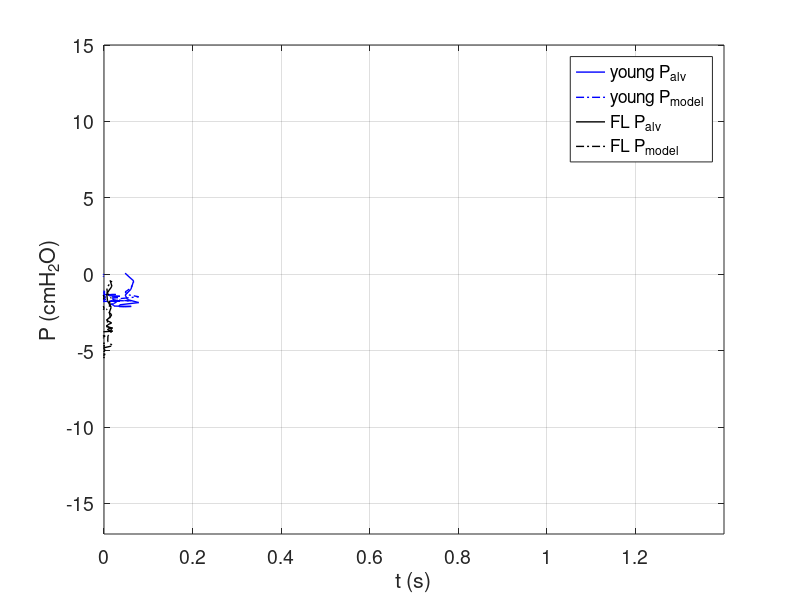

Recreate this plot in MATLAB.
close all; clear all; clc
atWork = 0;
print_on = 1;

colorBlue = '#0000FF';
colorRed = '#FF0000';
colorBlack = '#000000';
colorGreen = '#009A17';
colorOrange = '#FF6600';
pt = 1.0;
FS = 14;

%% Plot Setup:
if atWork == 1
    figPos1 = [-1900, 100, 500, 400]; % Work
    figPos2 = [-1250, 400, 600, 600];
    figPos3 = [-600, 400, 600, 600];
    figPos4 = [-1900, 100, 600, 600];
    figPos5 = [-1250, 100, 600, 600];
    figPos6 = [-600, 100, 600, 300];
else
    figPos1 = [-1900, 150, 500, 400]; % Home
    figPos2 = [-1250, 500, 600, 600];
    figPos3 = [-600, 500, 600, 600];
    figPos4 = [-1900, 150, 600, 600];
    figPos5 = [-1250, 150, 600, 600];
    figPos6 = [-600, 150, 600, 300];
end

%%
load young_results.mat
load old_results.mat
load FL_results.mat
load NFL_results.mat

young.linear_model = young.linear_model';
FL.linear_model = FL.linear_model';

tlim = [0 1.4];
qlim = [-1.0 1.0];
plim = [-17 15];
young.index = 1;
old.index = 2;
NFL.index = 2;
FL.index = 2;
% for ii = 1:10
%     young.WOBr(ii,1) = young.WOBr_dV{1, ii}(end,1);
%     old.WOBr(ii,1) = old.WOBr_dV{1, ii}(end,1);
%     NFL.WOBr(ii,1) = NFL.WOBr_dV{1, ii}(end,1);
%     FL.WOBr(ii,1) = FL.WOBr_dV{1, ii}(end,1);
%     young.WOBe(ii,1) = young.WOBe_dV{1, ii}(end,1);
%     old.WOBe(ii,1) = old.WOBe_dV{1, ii}(end,1);
%     NFL.WOBe(ii,1) = NFL.WOBe_dV{1, ii}(end,1);
%     FL.WOBe(ii,1) = FL.WOBe_dV{1, ii}(end,1);
% end
%% Linear regression line
% dlm = fitlm(NFL.R1insp,NFL.meanR2Phi,'Intercept', false)

%%
figure('Position',figPos1);
plot(young.time(1:young.exp_point),young.pressure(young.index,1:young.exp_point),'Color',colorBlue,'Linewidth',pt,'Linestyle','-'); hold on
plot(young.time(1:young.exp_point(young.index)-1),young.linear_model(1:young.exp_point(young.index)-1),'Color',colorBlue,'Linewidth',pt,'Linestyle','-.')

plot(FL.time(1:FL.exp_point),FL.pressure(FL.index,1:FL.exp_point),'Color',colorBlack,'Linewidth',pt,'Linestyle','-'); hold on
plot(FL.time(1:FL.exp_point(FL.index)-1),FL.linear_model(1:FL.exp_point(FL.index)-1),'Color',colorBlack,'Linewidth',pt,'Linestyle','-.')
xlabel('t (s)')
ylabel('P (cmH_2O)')
legend('young P_{alv}','young P_{model}','FL P_{alv}','FL P_{model}','FontSize',12);
% leg1 = legend('P_{alv}','P_{eff}','FontSize',12,...
%     'Orientation','horizontal');
% legend boxoff
% leg1.Position(1:2) = [.65 .24];
xlim(tlim)
ylim(plim)
grid on
set(gca,'FontSize',FS);

% totalDataX = [young.WOBr; old.WOBr; NFL.WOBr; FL.WOBr];
% totalDataY = [young.WOBe; old.WOBe; NFL.WOBe; FL.WOBe];
% [p,S]=polyfit(totalDataX,totalDataY,1);
% [yfit,delta]=polyval(p,totalDataX,S);
% plot(totalDataX,yfit,'k');
% RSS = sum((totalDataY-yfit).^2);
% TSS = sum((totalDataY-mean(totalDataY)).^2);
% Rsquared = 1-RSS/TSS;
% anno = annotation('textbox', [0.67, 0.2, 0.1, 0.1], 'String', "R^2 = " + round(Rsquared,2));
% anno.EdgeColor = 'w';
% anno.BackgroundColor = 'w';
% anno.FontSize = 12;





if print_on ==1
    print('-r400','-dpng','model_fit.png');
else 
end


       